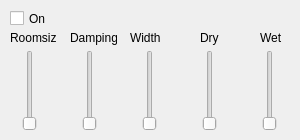
     <widget class="QWidget" name="reverb_tab">
      <attribute name="title">
       <string>Reverb</string>
      </attribute>
      <widget class="QCheckBox" name="reverb_enabled">
       <property name="geometry">
        <rect>
         <x>10</x>
         <y>10</y>
         <width>70</width>
         <height>17</height>
        </rect>
       </property>
       <property name="text">
        <string>On</string>
       </property>
      </widget>
      <widget class="QSlider" name="reverb_dry_slider">
       <property name="geometry">
        <rect>
         <x>200</x>
         <y>50</y>
         <width>20</width>
         <height>81</height>
        </rect>
       </property>
       <property name="maximum">
        <number>127</number>
       </property>
       <property name="orientation">
        <enum>Qt::Vertical</enum>
       </property>
      </widget>
      <widget class="QSlider" name="reverb_roomsize_slider">
       <property name="geometry">
        <rect>
         <x>20</x>
         <y>50</y>
         <width>20</width>
         <height>81</height>
        </rect>
       </property>
       <property name="maximum">
        <number>127</number>
       </property>
       <property name="orientation">
        <enum>Qt::Vertical</enum>
       </property>
      </widget>
      <widget class="QLabel" name="reverb_roomsize_label">
       <property name="geometry">
        <rect>
         <x>10</x>
         <y>30</y>
         <width>47</width>
         <height>16</height>
        </rect>
       </property>
       <property name="text">
        <string>Roomsize</string>
       </property>
      </widget>
      <widget class="QSlider" name="reverb_damping_slider">
       <property name="geometry">
        <rect>
         <x>80</x>
         <y>50</y>
         <width>20</width>
         <height>81</height>
        </rect>
       </property>
       <property name="maximum">
        <number>127</number>
       </property>
       <property name="orientation">
        <enum>Qt::Vertical</enum>
       </property>
      </widget>
      <widget class="QSlider" name="reverb_width_slider">
       <property name="geometry">
        <rect>
         <x>140</x>
         <y>50</y>
         <width>20</width>
         <height>81</height>
        </rect>
       </property>
       <property name="maximum">
        <number>127</number>
       </property>
       <property name="orientation">
        <enum>Qt::Vertical</enum>
       </property>
      </widget>
      <widget class="QLabel" name="reverb_damping_label">
       <property name="geometry">
        <rect>
         <x>70</x>
         <y>30</y>
         <width>47</width>
         <height>16</height>
        </rect>
       </property>
       <property name="text">
        <string>Damping</string>
       </property>
      </widget>
      <widget class="QLabel" name="reverb_dry_label">
       <property name="geometry">
        <rect>
         <x>200</x>
         <y>30</y>
         <width>47</width>
         <height>16</height>
        </rect>
       </property>
       <property name="text">
        <string>Dry</string>
       </property>
      </widget>
      <widget class="QLabel" name="reverb_wet_label">
       <property name="geometry">
        <rect>
         <x>260</x>
         <y>30</y>
         <width>31</width>
         <height>16</height>
        </rect>
       </property>
       <property name="text">
        <string>Wet</string>
       </property>
      </widget>
      <widget class="QSlider" name="reverb_wet_slider">
       <property name="geometry">
        <rect>
         <x>260</x>
         <y>50</y>
         <width>20</width>
         <height>81</height>
        </rect>
       </property>
       <property name="maximum">
        <number>127</number>
       </property>
       <property name="orientation">
        <enum>Qt::Vertical</enum>
       </property>
      </widget>
      <widget class="QLabel" name="reverb_width_label">
       <property name="geometry">
        <rect>
         <x>130</x>
         <y>30</y>
         <width>41</width>
         <height>16</height>
        </rect>
       </property>
       <property name="text">
        <string>Width</string>
       </property>
      </widget>
     </widget>
